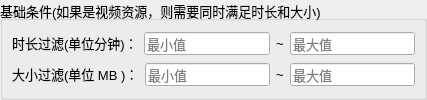
      <widget class="QGroupBox" name="jichu_filter">
       <property name="sizePolicy">
        <sizepolicy hsizetype="Preferred" vsizetype="Fixed">
         <horstretch>0</horstretch>
         <verstretch>0</verstretch>
        </sizepolicy>
       </property>
       <property name="font">
        <font>
         <pointsize>10</pointsize>
        </font>
       </property>
       <property name="title">
        <string>基础条件(如果是视频资源，则需要同时满足时长和大小)</string>
       </property>
       <layout class="QVBoxLayout" name="verticalLayout_11">
        <property name="leftMargin">
         <number>9</number>
        </property>
        <property name="topMargin">
         <number>9</number>
        </property>
        <property name="rightMargin">
         <number>9</number>
        </property>
        <property name="bottomMargin">
         <number>9</number>
        </property>
        <item>
         <layout class="QHBoxLayout" name="horizontalLayout_5">
          <item>
           <widget class="QLabel" name="label_4">
            <property name="sizePolicy">
             <sizepolicy hsizetype="Preferred" vsizetype="Fixed">
              <horstretch>0</horstretch>
              <verstretch>0</verstretch>
             </sizepolicy>
            </property>
            <property name="font">
             <font>
              <pointsize>10</pointsize>
             </font>
            </property>
            <property name="text">
             <string>时长过滤(单位分钟)：</string>
            </property>
           </widget>
          </item>
          <item>
           <widget class="QLineEdit" name="lineEdit_ban_yun_duration_min_comment">
            <property name="placeholderText">
             <string>最小值</string>
            </property>
           </widget>
          </item>
          <item>
           <widget class="QLabel" name="label_10">
            <property name="sizePolicy">
             <sizepolicy hsizetype="Preferred" vsizetype="Fixed">
              <horstretch>0</horstretch>
              <verstretch>0</verstretch>
             </sizepolicy>
            </property>
            <property name="text">
             <string>~</string>
            </property>
           </widget>
          </item>
          <item>
           <widget class="QLineEdit" name="lineEdit_ban_yun_duration_max_comment">
            <property name="placeholderText">
             <string>最大值</string>
            </property>
           </widget>
          </item>
         </layout>
        </item>
        <item>
         <layout class="QHBoxLayout" name="horizontalLayout_6">
          <item>
           <widget class="QLabel" name="label_9">
            <property name="sizePolicy">
             <sizepolicy hsizetype="Preferred" vsizetype="Fixed">
              <horstretch>0</horstretch>
              <verstretch>0</verstretch>
             </sizepolicy>
            </property>
            <property name="font">
             <font>
              <pointsize>10</pointsize>
             </font>
            </property>
            <property name="text">
             <string>大小过滤(单位 MB )：</string>
            </property>
           </widget>
          </item>
          <item>
           <widget class="QLineEdit" name="lineEdit_ban_yun_mb_min_comment">
            <property name="placeholderText">
             <string>最小值</string>
            </property>
           </widget>
          </item>
          <item>
           <widget class="QLabel" name="label_11">
            <property name="sizePolicy">
             <sizepolicy hsizetype="Preferred" vsizetype="Fixed">
              <horstretch>0</horstretch>
              <verstretch>0</verstretch>
             </sizepolicy>
            </property>
            <property name="text">
             <string>~</string>
            </property>
           </widget>
          </item>
          <item>
           <widget class="QLineEdit" name="lineEdit_ban_yun_mb_max_comment">
            <property name="placeholderText">
             <string>最大值</string>
            </property>
           </widget>
          </item>
         </layout>
        </item>
       </layout>
      </widget>
